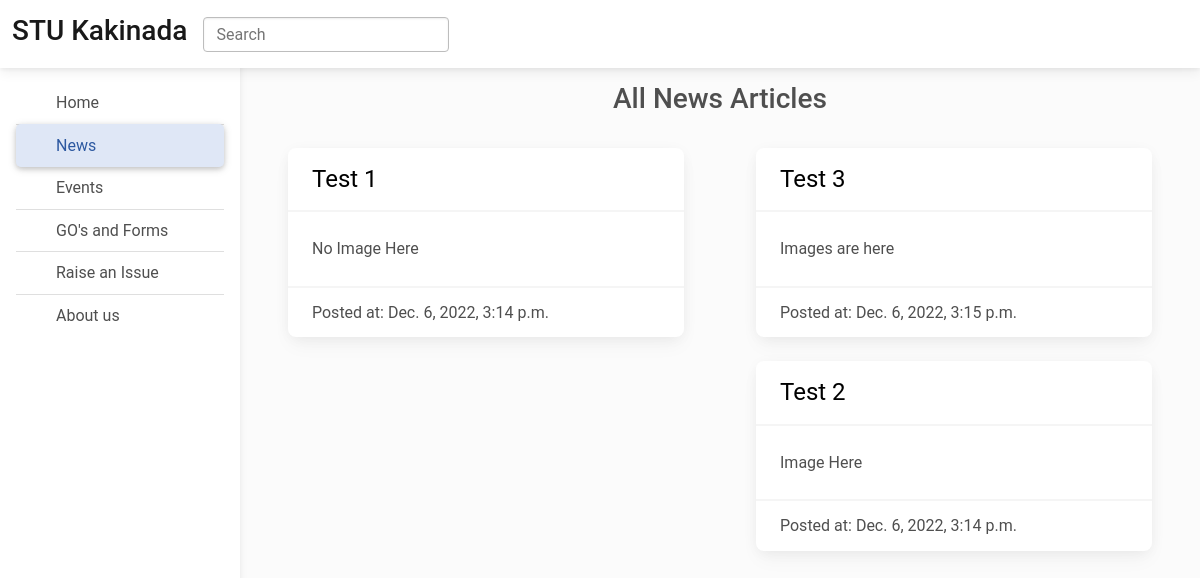
The app's page /news, older data.
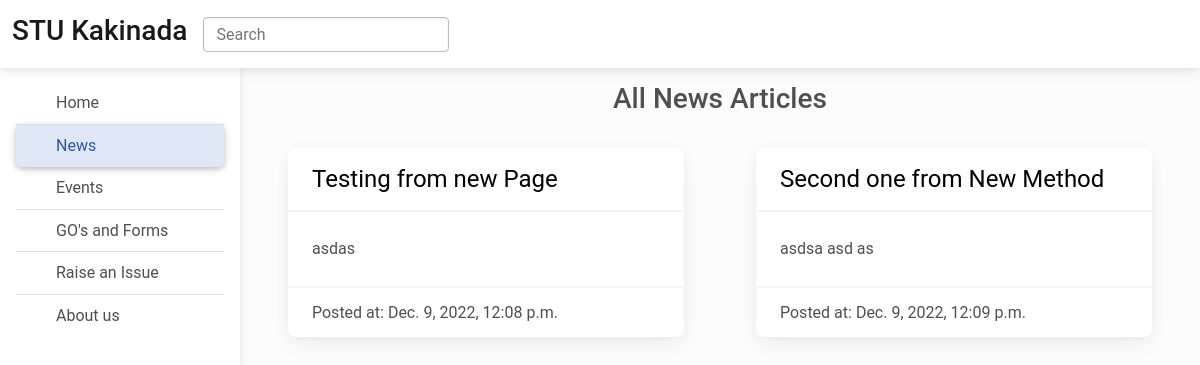
The same page, newer data.
### news/models.py (models this page shows)
class newsArticle(models.Model):
    title = models.CharField(max_length=100)
    body = models.CharField(max_length=10000000)
    created_at = models.DateTimeField(default=datetime.now,)

### news/views.py (the view)
# urls.py: path('news', views.news, name='news'),
def news(request):
    news_posts = newsArticle.objects.all()
    length = len(news_posts)
    mid_len = length // 2
    first_half = news_posts[:mid_len]
    second_half = news_posts[mid_len:]
    data = {"first": first_half, "second": second_half}
    return render(request, 'news.html', {"data": data})

### templates/news.html (shortened to what this page needs)
{% load static %}
<!DOCTYPE html>
<html lang="en">
<head>
    <link rel="stylesheet" href="{% static 'css/mdb.min.css' %}">
    <link rel="stylesheet" href="{% static 'css/home.css' %}">
</head>
<body>
<header>
<nav id="sidebarMenu" class="collapse d-lg-block sidebar scollapse bg-white">
<div class="position-sticky">
<div class="list-group list-group-flush mx-3 mt-4">
<a href="home" class="list-group-item list-group-item-action py-2 ripple" aria-current="true">
<span>Home</span>
</a>
<a href="news" class="list-group-item list-group-item-action py-2 ripple active ">
<span>News</span>
</a>
<a href="events" class="list-group-item list-group-item-action py-2 ripple"><span>Events</span></a>
<a href="go" class="list-group-item list-group-item-action py-2 ripple"><span>GO's and Forms</span></a>
<a href="issues" class="list-group-item list-group-item-action py-2 ripple">
<span>Raise an Issue</span>
</a>
<a href="about" class="list-group-item list-group-item-action py-2 ripple">
  <span>About us</span>
</a>
</div>
</div>
</nav>
<nav id="main-navbar" class="navbar navbar-expand-lg navbar-light bg-white fixed-top">
<div class="container-fluid justify-content-around">
<div class="navbar-brand">
<h3>
STU Kakinada
</h3>
</div>
<form class="d-flex input-group w-auto" action="search">
<input
type="search"
class="form-control rounded"
placeholder="Search"
aria-label="Search"
aria-describedby="search-addon"
name="q"
/>
<span class="input-group-text border-0" id="search-addon">
</span>
</form>
</div>
</nav>
</header>
      <main style="margin-top: 58px;">
        <div class="container pt-4">
          <div class="row">
            <div class="col">
                {% if user.is_authenticated %}
                <h3 align="right">
                    All News Articles
                </h3>
                {% else %}
                <h3 align="center">
                    All News Articles
                </h3>
                {% endif %}
            </div>
          </div>
          <div class="container-fluid">
            <div class="row">
                <div class="col">
                    {% for post in data.first reversed %}
                    <div class="card m-4">
                    <div class="card-header" style="font-size: x-large;">
                    <a href="/news/{{post.id}}" style="text-decoration: none; color: black;">{{post.title}}</a>
                    </div>
                    <div class="card-body">
                    <p class="card-text">{{post.body|truncatewords:20}}</p>
                    </div>
                    <div class="card-footer">
                    Posted at: {{post.created_at}}
                    </div>
                    </div>
                    {% endfor %}
                </div>
                <div class="col">
                    {% for post in data.second reversed %}
                    <div class="card m-4">
                    <div class="card-header" style="font-size: x-large;">
                    <a href="/news/{{post.id}}" style="text-decoration: none; color: black;">{{post.title}}</a>
                    </div>
                    <div class="card-body">
                    <p class="card-text">{{post.body|truncatewords:20}}</p>
                    </div>
                    <div class="card-footer">
                    Posted at: {{post.created_at}}
                    </div>
                    </div>
                    {% endfor %}
                </div>
            </div>
          </div>
        </div>
      </main>
</body>
</html>

Row changes from the older to the newer data that the page shows:
removed newsArticle: title "Test 1", body "No Image Here", created_at "Dec. 6, 2022, 3:14 p.m.", shown under "All News Articles"
removed newsArticle: title "Test 3", body "Images are here", created_at "Dec. 6, 2022, 3:15 p.m."
removed newsArticle: title "Test 2", body "Image Here", created_at "Dec. 6, 2022, 3:14 p.m."
added newsArticle: title "Testing from new Page", body "asdas", created_at "Dec. 9, 2022, 12:08 p.m.", shown under "All News Articles"
added newsArticle: title "Second one from New Method", body "asdsa asd as", created_at "Dec. 9, 2022, 12:09 p.m."
